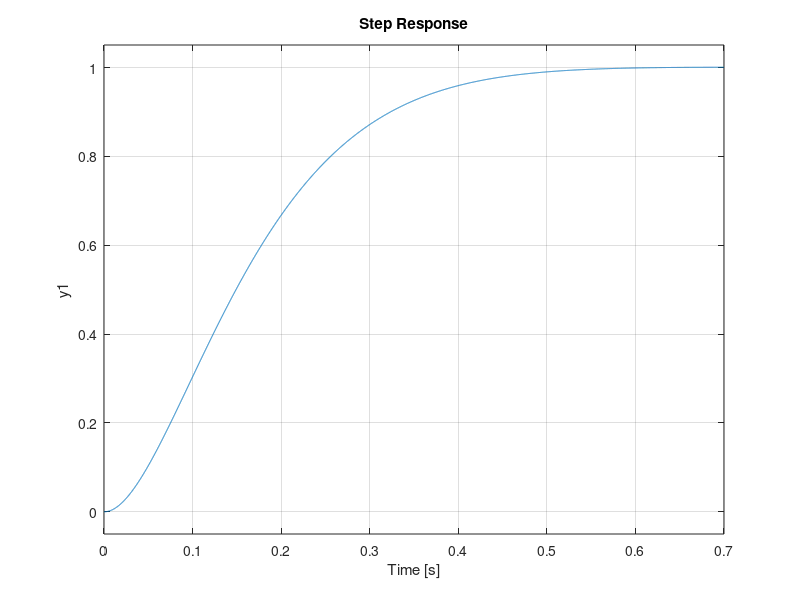
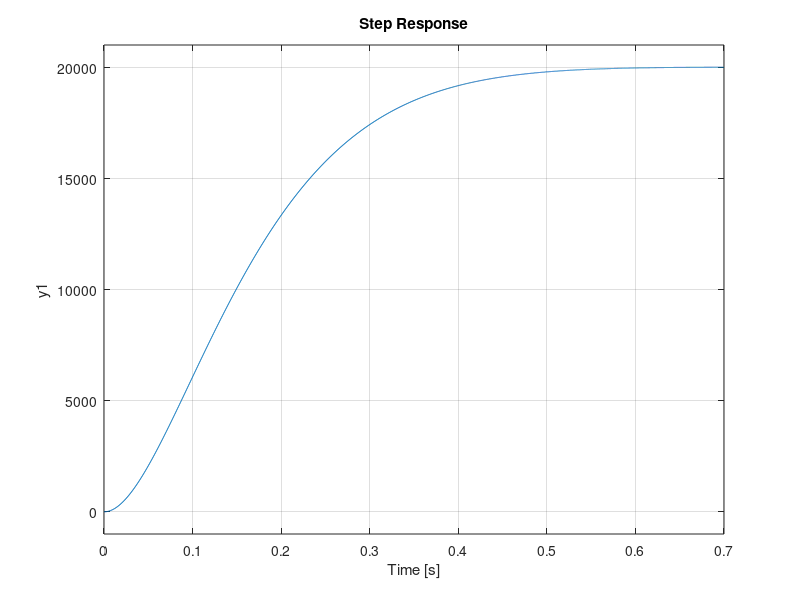

MATLAB code to generate these figures, in order:
%% Parameters

Jm = 0.00013932; %Rotor Inertia (J) kg.m^2
Jg = 0.002098; %Rotor Inertia (J) kg.m^2

bm = 0.00077676;  %Viscous Friction Coefficient (b) 
bg = 0.053853;  %Viscous Friction Coefficient (b)

Kt = 0.083796; %Torque Constant (Kt) N.m/A
La = 0.00017073; %Motor Inductance (La) H
Ra = 2.1262; %Motor Resistance (Ra) ohms 

Ke = 0.069585; %Back EMF Constant (Ke)  V/rpm
n = 16.5; % Tandwielverhouding 



load('parameters_sys_id_2param_50V_20-01-19.mat');

%% State Space model

A = [-(bm*(n^2) + bg)/(Jm*(n^2) + Jg) Kt*n/(Jm*(n^2) + Jg); 
    -(n*Ke)/La -Ra/La];
B = [0; 
    1/La];
C = [1 0];
D = [0];

sysc = ss(A,B,C,D);

%% State space model met integrator

Aa = [-(bm*(n^2) + bg)/(Jm*(n^2) + Jg) Kt*n/(Jm*(n^2) + Jg) 0; 
    -(n*Ke)/La -Ra/La 0;
    1 0 0];
Ba = [0; 
    1/La;
    0];
Br = [0 ; 0; -1];
Ca = [1 0 0];
Da = [0];

sysci = ss(Aa,Ba,Ca,Da);

%% C2D

Tsc = 1/20000;

sysdi = c2d(sysci, Tsc);

Ad = sysdi.A;
Bd = sysdi.B;
Cd = sysdi.C;
Dd = sysdi.D;

%% Feedback constante berekenen met LQR

co = ctrb(sysci);
controllability = rank(co)

Q = Ca'*Ca;
Q(1,1) = 100;
Q(2,2) = 140;
Q(3,3) = 25000;
R = 80;
Kci = lqr(Aa,Ba,Q,R);
Kdi = dlqr(Ad,Bd,Q,R);

%% Integral
close all
sys_cl = ss(Aa-Ba*Kci,Br,Ca,Da);
step(sys_cl)

sys_cldd = c2d(sys_cl,Tsc);
eigD = eig(sys_cldd)

figure

sys_cld = ss(Ad-Bd*Kdi,Br,Cd,Dd,Tsc);
step(sys_cld)
eig(sys_cld)

%% Observer constante L
sys_clL = ss(A-B*Kci(1:2),B,C,D);
eigenVal = eig(sys_clL);
eigenVal = eigenVal*72.7;